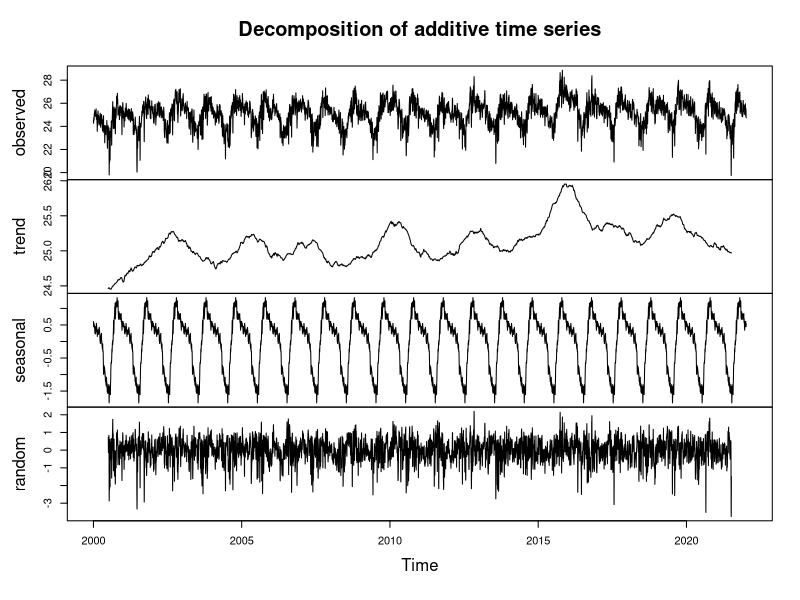
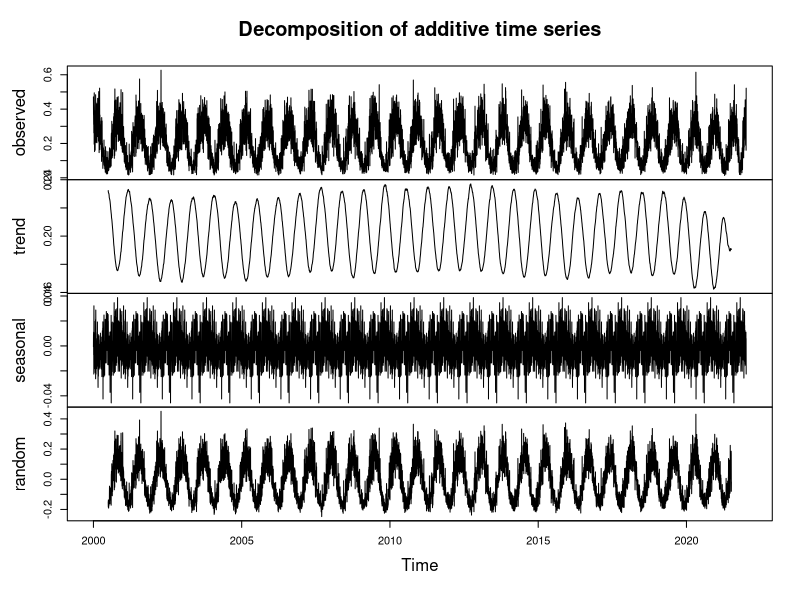
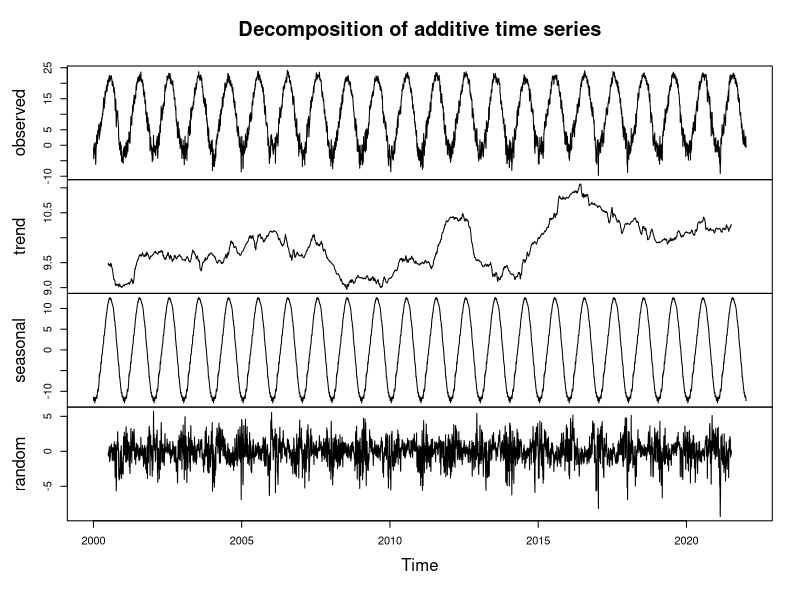
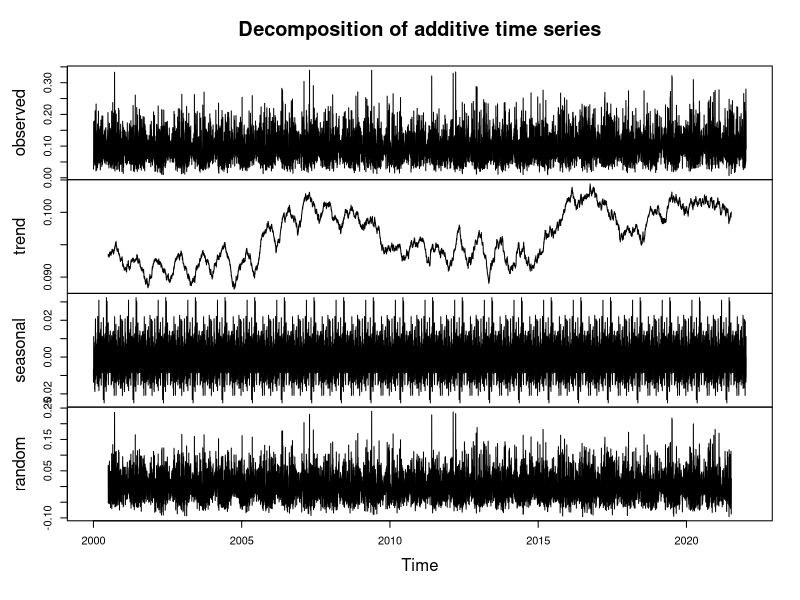
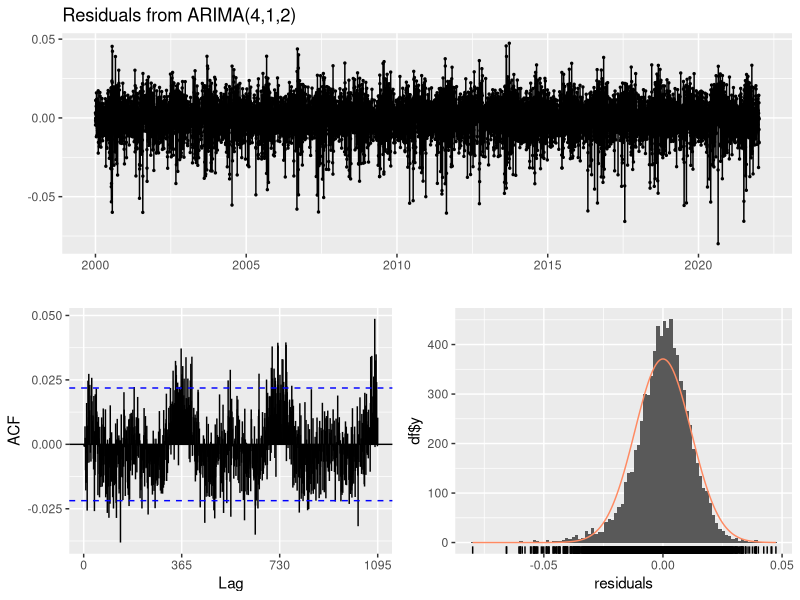

Reproduce these figures in R, in order. (Note: this script raises an error after producing the figures.)
## ---- chunk 1
knitr::opts_chunk$set(echo = TRUE)
## ---- chunk 2
require(tidyverse)
require(tseries)
require(forecast)
require(ggplot2)

temp <- read.csv("./Data_Raw/Temperature_Data.csv")
prec <- read.csv("./Data_Raw/Precipitation_Data.csv")
## ---- chunk 3
temp_processed<- temp%>%
  mutate(Date = as.Date(Date, format = "%d-%m-%y"))%>%
  rename(Temp= Temperaturedaily)%>%
  arrange(Date, Country)%>%
  select(Date, Country, Temp)

prec_processed<- prec%>%
  mutate(Date = as.Date(Date, format = "%d-%m-%y"))%>%
  rename(Precip= Precipitationdaily)%>%
  #arrange(Date)%>%
  select(Date, Country, Precip)
## ---- chunk 4
#Filter for Brazil 
#Temperature
BRA_temp <- temp_processed%>%
  filter(Country == 'BRA')
#Precipitation
BRA_precip <- prec_processed%>%
  filter(Country == 'BRA')

#Time series transformation
ts_temp_BRA <- ts(BRA_temp[,3], frequency = 365, start = c(2000,1))
ts_precip_BRA <- ts(BRA_precip[,3], frequency = 365, start = c(2000,1))

#Decompose
decompose_temp_BRA <- decompose(ts_temp_BRA, type = "additive")
plot(decompose_temp_BRA)
decompose_precip_BRA <- decompose(ts_precip_BRA, type = "additive")
plot(decompose_precip_BRA)
## ---- chunk 5
#Filter for USA
#Temperature
USA_temp <- temp_processed%>%
  filter(Country == 'USA')
#Precipitation
USA_precip <- prec_processed%>%
  filter(Country == 'USA')

#Time series transformation
ts_temp_USA <- ts(USA_temp[,3], frequency = 365, start = c(2000,1))
ts_precip_USA <- ts(USA_precip[,3], frequency = 365, start = c(2000,1))

#Decompose
decompose_temp_USA <- decompose(ts_temp_USA, type = "additive")
plot(decompose_temp_USA)
decompose_precip_USA <- decompose(ts_precip_USA, type = "additive")
plot(decompose_precip_USA)
## ---- chunk 6
#AUTO ARTIMA
arima <- auto.arima(ts_temp_BRA,seasonal=FALSE, 
                             lambda=0)
arima
checkresiduals(arima)

ARIMA_forecast <- forecast(arima,h=1825) 



#### NEURAL NETWORK 
NN_fit <- nnetar(ts_temp_BRA,p=1,P=1)

#5 year forecast
NN_for <- forecast(NN_fit, h=1825)



TBATS_fit <- tbats(ts_temp_BRA)

TBATS_for <- forecast(TBATS_fit, h=1825)




###PLOT
autoplot(ts_temp_BRA) +
  autolayer(NN_for, series="Neural Network",PI=FALSE)+
  autolayer(ARIMA_forecast, series="ARIMA",PI=FALSE)+
  autolayer(TBATS_for,series="TBATS",PI=FALSE) +
  ylab("Tempurature") 




